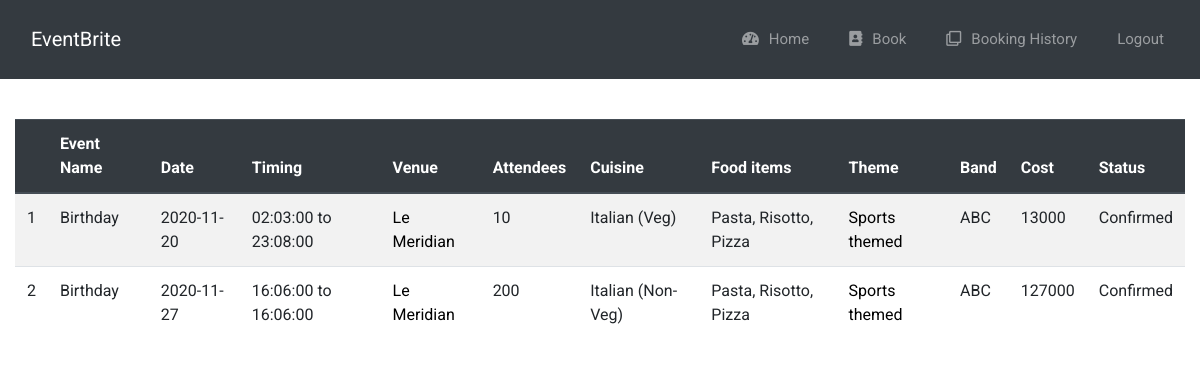
Page /viewbookings (signed in) on the committed database.
### app.py (models this page shows)
class Bookings(db.Model):
    id = db.Column(db.Integer, primary_key=True)
    event_name = db.Column(db.String(25))
    venue_name = db.Column(db.String(50))
    attendees = db.Column(db.Integer)
    date = db.Column(db.Date)
    _from = db.Column(db.DateTime) #Anna
    _to = db.Column(db.DateTime)   #Anna
    theme = db.Column(db.String(50))
    cuisine = db.Column(db.String(20))
    food_items = db.Column(db.String(50))
    food_type = db.Column(db.String(10))
    band_name = db.Column(db.String(25))
    status = db.Column(db.String(20), default='Pending')
    manager_id = db.Column(db.Integer, db.ForeignKey('manager.id'))
    cost = db.Column(db.Integer)

### app.py (the view)
@app.route('/viewbookings') #Kavya
def viewbookings():
    id = session['manager']
    bookings = Bookings.query.filter_by(manager_id=id).all()
    return render_template('viewbookings.html', bookings=bookings)

### app.py (called while the page is built)
@login_manager.user_loader #issac
def load_user(user_id):
    return Manager.query.get(int(user_id))

### templates/viewbookings.html (shortened to what this page needs)
{% extends 'base.html' %}
{% block body %}
	<div class="row" style="margin-left: auto; margin-right: auto; margin-top: 20px;">
		<div class="col-12">
            <table class="table table-striped">
                <thead class="thead-dark">
                <tr>
                    <th scope="col justify-content-center"></th>
                    <th scope="col justify-content-center">Event Name</th>
                    <th scope="col justify-content-center">Date</th>
                    <th scope="col justify-content-center">Timing</th>
                    <th scope="col justify-content-center">Venue</th>
                    <th scope="col justify-content-center">Attendees</th>
                    <th scope="col justify-content-center">Cuisine</th>
                    <th scope="col justify-content-center">Food items</th>
                    <th scope="col justify-content-center">Theme</th>
                    <th scope="col justify-content-center">Band</th>
                    <th scope="col justify-content-center">Cost</th>
                    <th scope="col justify-content-center">Status</th>
                </tr>
                </thead>
                    <tbody>
                        {% for booking in bookings %}
                        {% set x=booking.venue_name %}
                    <tr>
                        <td scope="row">{{loop.index}}</td>
                        <td>{{booking.event_name}}</td>
                        <td>{{booking.date}}</td>
                        <td> {{booking._from.time()}} to {{booking._to.time()}}</td>
                        <td>
                            <a href="#venue" data-some-value="{{booking.venue_name}}" data-toggle="modal" data-target="#venue" class="image venue_modal">{{booking.venue_name}}</a>
                        </td>
                        <td>{{booking.attendees}}</td>
                        <td>{{booking.cuisine}} ({{booking.food_type}})</td>
                        <td>{{booking.food_items}}</td>
                        <td>
                            <a href="#theme" data-some-value="{{booking.theme}}" data-toggle="modal" data-target="#theme" class="image theme_modal">{{booking.theme}}</a>
                        </td>
                        <td>{{booking.band_name}}</td>
                        <td>{{booking.cost}}</td>
                        {% if booking.status=='Completed' %}
                            <td><span class="label label-success"></span>{{booking.status}}</td>
                        {% else %}
                            <td>{{booking.status}}</td>
                        {% endif %}
                    </tr>
                    {% endfor %}
              </tbody>
            </table>
            </div>
    </div>
{% endblock %}

### static/style.css (style rules this page uses)
body { font-family: 'Roboto', sans-serif; }
* { margin: 0; padding: 0; }
.image { text-decoration: none; color: black; }
.row { padding-top: 20px; }

### rows in the picture
Bookings: event_name "Birthday", date "2020-11-20", _from.time "02:03:00", _to.time "23:08:00", venue_name "Le Meridian", attendees "10", cuisine "Italian", food_type "Veg", food_items "Pasta, Risotto, Pizza", theme "Sports themed", band_name "ABC", cost "13000", status "Confirmed"
Bookings: event_name "Birthday", date "2020-11-27", _from.time "16:06:00", _to.time "16:06:00", venue_name "Le Meridian", attendees "200", cuisine "Italian", food_type "Non-Veg", food_items "Pasta, Risotto, Pizza", theme "Sports themed", band_name "ABC", cost "127000", status "Confirmed"
